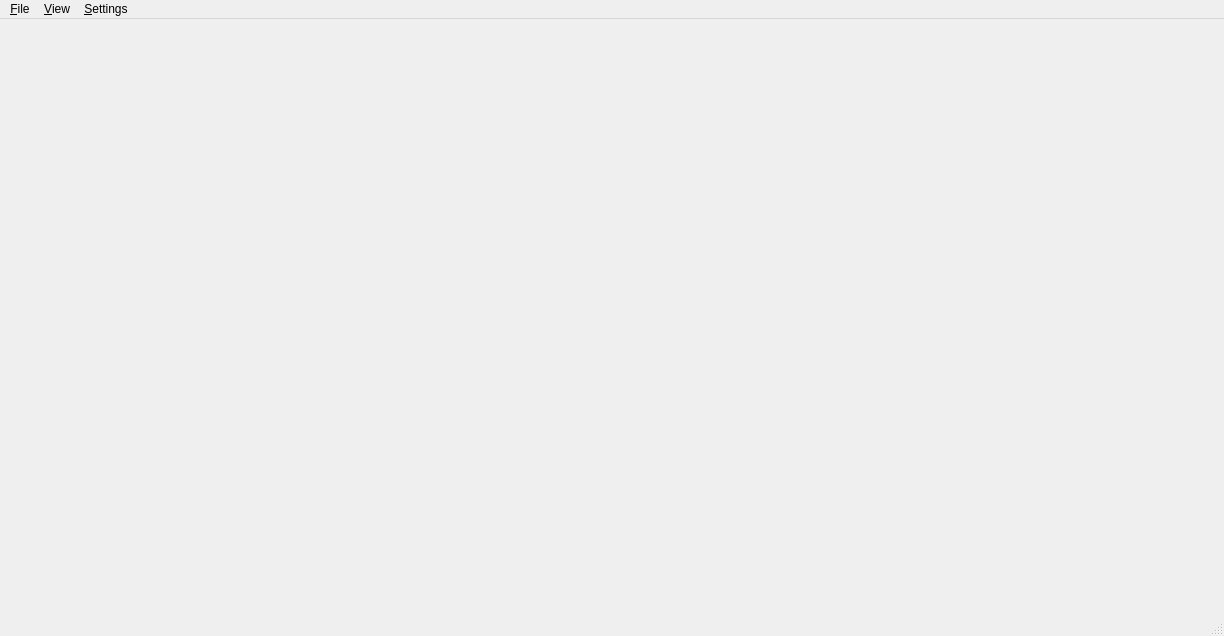
<?xml version="1.0" encoding="UTF-8"?>
<ui version="4.0">
 <class>MainWindow</class>
 <widget class="QMainWindow" name="MainWindow">
  <property name="geometry">
   <rect>
    <x>0</x>
    <y>0</y>
    <width>1224</width>
    <height>636</height>
   </rect>
  </property>
  <property name="windowTitle">
   <string>MainWindow</string>
  </property>
  <widget class="QWidget" name="centralwidget">
   <layout class="QVBoxLayout" name="verticalLayout">
    <item>
     <widget class="FormWallet" name="wdt_Wallet" native="true"/>
    </item>
    <item>
     <widget class="FormInvestment" name="wdt_Investment" native="true"/>
    </item>
   </layout>
  </widget>
  <widget class="QMenuBar" name="menubar">
   <property name="geometry">
    <rect>
     <x>0</x>
     <y>0</y>
     <width>1224</width>
     <height>22</height>
    </rect>
   </property>
   <widget class="QMenu" name="menu_File">
    <property name="title">
     <string>&amp;File</string>
    </property>
    <addaction name="separator"/>
    <addaction name="action_Exit"/>
   </widget>
   <widget class="QMenu" name="menuView">
    <property name="title">
     <string>&amp;View</string>
    </property>
    <addaction name="actionWallet"/>
    <addaction name="actionMatureInvestment"/>
   </widget>
   <widget class="QMenu" name="menuSettings">
    <property name="title">
     <string>&amp;Settings</string>
    </property>
   </widget>
   <addaction name="menu_File"/>
   <addaction name="menuView"/>
   <addaction name="menuSettings"/>
  </widget>
  <widget class="QStatusBar" name="statusbar"/>
  <action name="action_Exit">
   <property name="text">
    <string>&amp;Exit</string>
   </property>
   <property name="shortcut">
    <string>Ctrl+W</string>
   </property>
  </action>
  <action name="actionWallet">
   <property name="text">
    <string>Wallet</string>
   </property>
  </action>
  <action name="actionMatureInvestment">
   <property name="text">
    <string>Investment</string>
   </property>
  </action>
  <action name="action_Theme">
   <property name="text">
    <string>&amp;Themes</string>
   </property>
  </action>
 </widget>
 <customwidgets>
  <customwidget>
   <class>FormWallet</class>
   <extends>QWidget</extends>
   <header>UI/Formwallet.h</header>
   <container>1</container>
  </customwidget>
  <customwidget>
   <class>FormInvestment</class>
   <extends>QWidget</extends>
   <header>UI/Forminvestment.h</header>
   <container>1</container>
  </customwidget>
 </customwidgets>
 <resources/>
 <connections/>
</ui>
